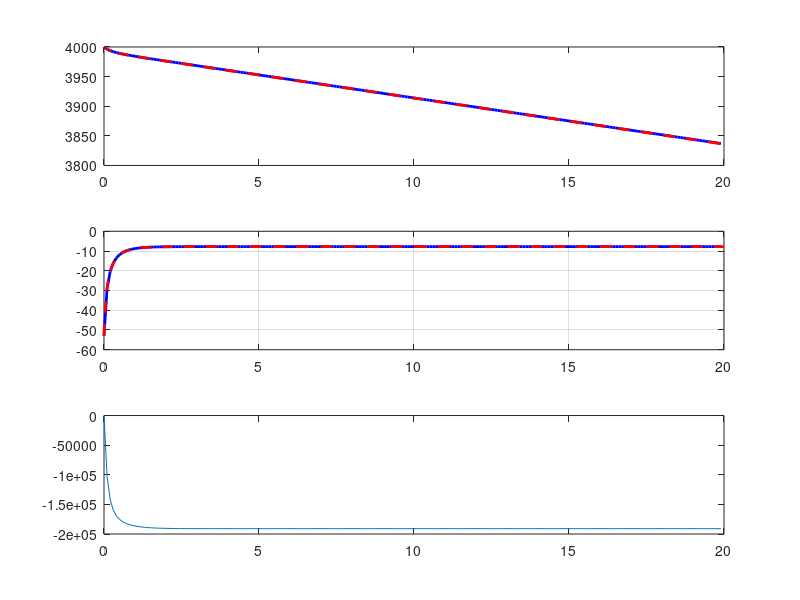

MATLAB code to generate this figure:
clc
clear 
close all
%% Parašutista (2/1)
% Převeďte níže uvedené rovnice na soustavu rovnic prvního řádu 
% mÿ = (1/2)ρSCᴅv² - mg
%
% Parametry:
% m = 102           [kg]
% ρ = 1.2045        [kgm⁻³]
% S = 15.7          [m²]
% Cᴅ = 1.75         [-]
% g = 9.81          [ms⁻²]
%
% Simulační čas:
% t = (0; 20)       [s]
%
% Počáteční podmínky:
% y₀ = 4000         [m]
% ẏ₀ = -53          [ms⁻¹]

tmin   =  0;
tmax = 20;
x0 = [4000 -53];
dt = 0.1;
h = dt;
n = (tmax - tmin)/dt;
t(1) = 0;

function dX =  odefun(t,X ) 
     x = X(1);
     y = X(2);  

 m = 102;
S  = 15.7 ;
R  = 1.2045;
Cd = 1.75;
g = 9.81;

    dx = y;
    dy = (0.5*R*S*Cd)/m * y^2 - g;

   dX = [dx; dy];

end

x_RK = zeros(length(x0), n);
x_RK(:,1) = x0;

for i = 1:n-1
    a1 = odefun(t(i), x_RK(:,i));
    a2 = odefun(t(i)+dt/2, x_RK(:,i)+dt/2*a1);
    

    a3 = odefun(t(i)+h/2, x_RK(:,i)+h/2*a2);
    a4 = odefun(t(i)+h, x_RK(:,i)+h*a3);

    x_RK(:,i+1) = x_RK(:,i) + (h/6)*(a1 + 2*a2 + 2*a3 + a4);
    t(i+1) = t(i) + dt;
end
[t_ode,x_ode] = ode45(@odefun, [tmin tmax], x0);

subplot(3,1,1);
plot(t, x_RK(1,:), 'b-', 'LineWidth', 2); 
hold on
plot(t_ode, x_ode(:,1), 'r--', 'LineWidth', 2);


subplot(3,1,2);
plot(t, x_RK(2,:), 'b-', 'LineWidth', 2); 
hold on
plot(t_ode, x_ode(:,2), 'r--', 'LineWidth', 2);
grid on

%%
 m = 102;
S  = 15.7 ;
R  = 1.2045;
Cd = 1.75;
g = 9.81;



v = x_RK(2,:);


Fd = 0.5 *R * S * Cd .* (v.^2);

P = - Fd .* v;  

w  = cumtrapz(P,t);

subplot(3,1,3);
plot(t,w); 
hold on

